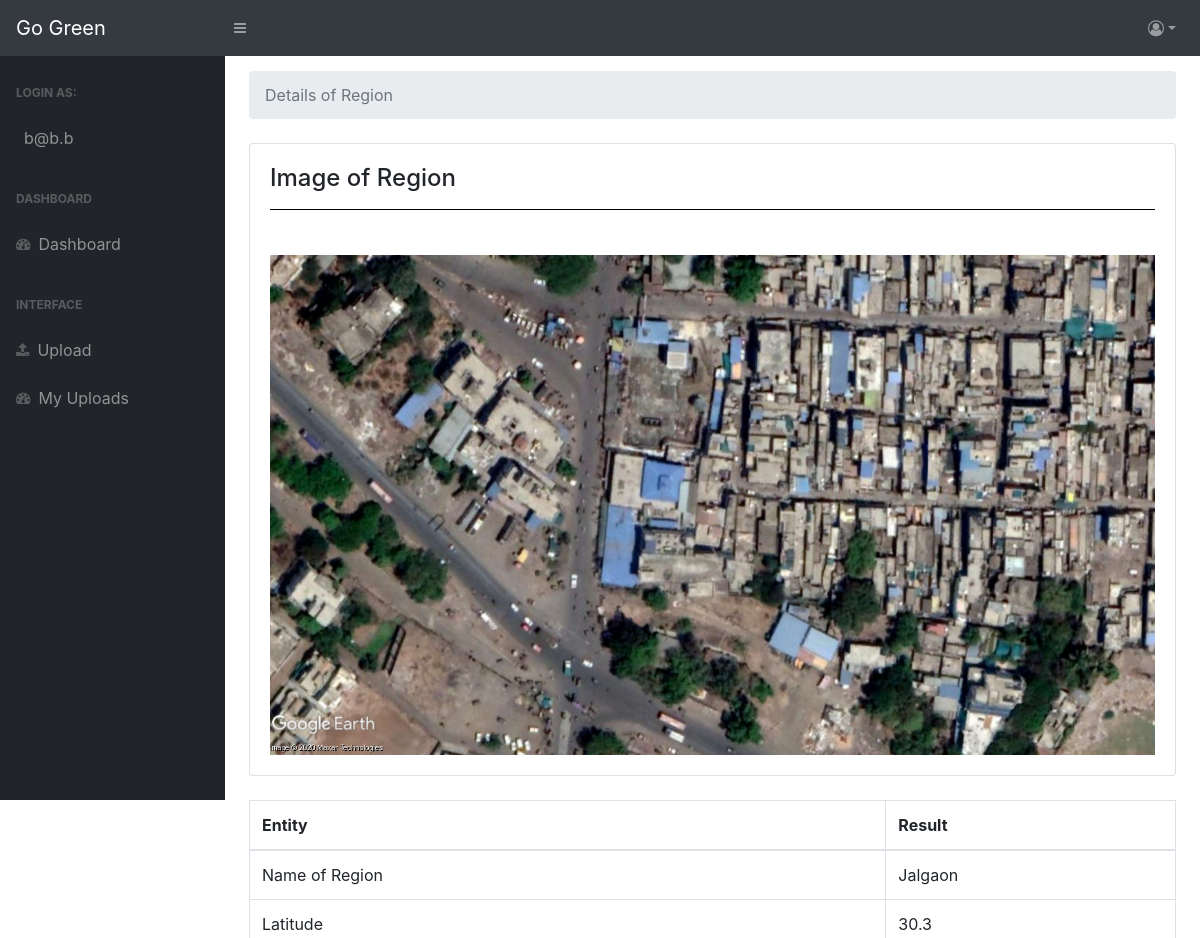
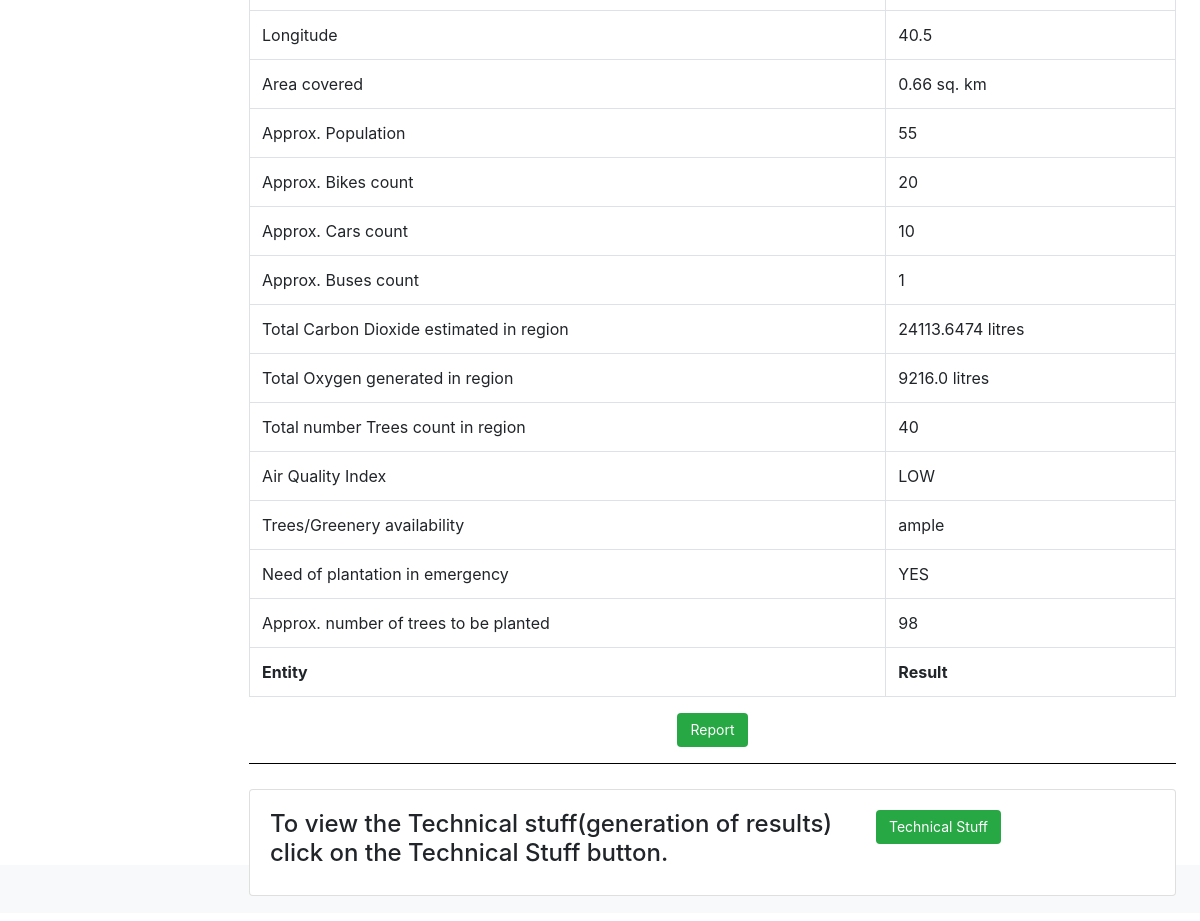
Page /details/2 (signed in) on the committed database (2 pictures, top to bottom).
### app.py (models this page shows)
class User(UserMixin,db.Model):
    id = db.Column(db.Integer,primary_key=True,autoincrement=True)
    username = db.Column(db.String(200), unique=True, nullable=False)
    email = db.Column(db.String(200), unique=True, nullable=False)
    password = db.Column(db.String(200))

class Imagee(db.Model):
    id = db.Column(db.Integer,primary_key=True,autoincrement=True)
    username = db.Column(db.String(200),nullable=False)
    email = db.Column(db.String(200),nullable=False)
    path = db.Column(db.String(200),nullable=False)
    place = db.Column(db.String(200),nullable=False)
    latitude = db.Column(db.String(200), nullable=False)
    longitude = db.Column(db.String(200), nullable=False)
    population = db.Column(db.String(200), nullable=False)
    bikes = db.Column(db.String(200), nullable=False)
    car = db.Column(db.String(200), nullable=False)
    bus = db.Column(db.String(200), nullable=False)
    mask = db.Column(db.String(200), nullable=False)
    counter = db.Column(db.String(200), nullable=False)
    carbon = db.Column(db.String(200), nullable=False)
    oxygen = db.Column(db.String(200), nullable=False)
    trees = db.Column(db.String(200), nullable=False)
    aqi = db.Column(db.String(200), nullable=False)
    greenery = db.Column(db.String(200), nullable=False)
    plantation = db.Column(db.String(200), nullable=False)
    planted = db.Column(db.String(200), nullable=False)

### app.py (the view)
@app.route('/details/<id>',methods=['GET'])
@login_required
def get_details(id):
    information = Imagee.query.filter_by(id=id).first()
    return render_template('details.html',information=information)

### app.py (called while the page is built)
@login_manager.user_loader
def get(id):
    return User.query.get(id)

### templates/details.html (shortened to what this page needs)
<!DOCTYPE html>
<html lang="en">
<head>
<link rel='stylesheet' href='https://cdnjs.cloudflare.com/ajax/libs/font-awesome/4.7.0/css/font-awesome.css'>
<link rel='stylesheet' href='https://cdnjs.cloudflare.com/ajax/libs/twitter-bootstrap/4.1.1/css/bootstrap.css'>
<link rel='stylesheet' href='https://cdn.datatables.net/1.10.19/css/dataTables.bootstrap4.min.css'>
<link rel='stylesheet' href='https://cdn.datatables.net/buttons/1.5.2/css/buttons.bootstrap4.min.css'>
<link href="http://127.0.0.1:5000/static/css/styles.css" rel="stylesheet" />
<link href="https://cdn.datatables.net/1.10.20/css/dataTables.bootstrap4.min.css" rel="stylesheet" />
</head>
<body class="sb-nav-fixed">
        <nav class="sb-topnav navbar navbar-expand navbar-dark bg-dark">
            <a class="navbar-brand" href="/home">Go Green</a><button class="btn btn-link btn-sm order-1 order-lg-0" id="sidebarToggle" href="#"><i class="fa fa-bars" aria-hidden="true"></i></button>
            <ul class="navbar-nav ml-auto ml-md-0">
                <li class="nav-item dropdown">
                    <a class="nav-link dropdown-toggle" id="userDropdown" href="#" role="button" data-toggle="dropdown" aria-haspopup="true" aria-expanded="false"><i class="fa fa-user-circle-o" aria-hidden="true"></i></a>
                </li>
            </ul>
        </nav>
        <div id="layoutSidenav">
            <div id="layoutSidenav_nav">
                <nav class="sb-sidenav accordion sb-sidenav-dark" id="sidenavAccordion">
                    <div class="sb-sidenav-menu">
                        <div class="nav">
                            <div class="sb-sidenav-menu-heading">Login as:</div>
                            <a class="nav-link"><div class="sb-nav-link-icon"></div>{{current_user.email}}</a>
                            <div class="sb-sidenav-menu-heading">Dashboard</div>
                            <a class="nav-link" href="/home"><div class="sb-nav-link-icon"><i class="fa fa-tachometer"></i></div>Dashboard</a>
                            <div class="sb-sidenav-menu-heading">Interface</div>
                                <a class="nav-link" href="/upload"><div class="sb-nav-link-icon"><i class="fa fa-upload" aria-hidden="true"></i></div>Upload</a>
                                <a class="nav-link" href="/myuploads"><div class="sb-nav-link-icon"><i class="fa fa-tachometer"></i></div>My Uploads</a>
                    </div>
                </nav>
            </div>
            <div id="layoutSidenav_content">
                <main>
                    <div class="container-fluid">
                        <div id="example">
                        <ol class="breadcrumb mb-4" style="margin-top: 15px;">
                            <li class="breadcrumb-item active">Details of Region</li>
                        </ol>
<div class="card mb-4">
    <div class="card-body"><h4>Image of Region</h4><hr style="background-color: black;margin-bottom: 5px;"></div>
    <div class="card-body">
        <div class="row">
            <div class="col-sm-12"><img src="http://127.0.0.1:5000/{{information.path}}" class="img-fluid" style="height: 500px;width: 1200px;"></div>
        </div>
    </div>
</div>
<table class="table table-bordered" style="width:100%">
<thead>
<tr>
<th>Entity</th>
<th>Result</th>
</tr>
</thead>
<tbody>
<tr>
<td>Name of Region</td>
<td>{{information.place}}</td>
</tr>
<tr>
<td>Latitude</td>
<td>{{information.latitude}}</td>
</tr>
<tr>
<td>Longitude</td>
<td>{{information.longitude}}</td>
</tr>
<tr>
<td>Area covered</td>
<td>0.66 sq. km</td>
</tr>
<tr>
<td>Approx. Population</td>
<td>{{information.population}}</td>
</tr>
<tr>
<td>Approx. Bikes count</td>
<td>{{information.bikes}}</td>
</tr>
<tr>
<td>Approx. Cars count</td>
<td>{{information.car}}</td>
</tr>
<tr>
<td>Approx. Buses count</td>
<td>{{information.bus}}</td>
</tr>
<tr>
<td>Total Carbon Dioxide estimated in region</td>
<td>{{information.carbon}} litres</td>
</tr>
<td>Total Oxygen generated in region</td>
<td>{{information.oxygen}} litres</td>
<td>Total number Trees count in region</td>
<td>{{information.trees}}</td>
<tr>
<td>Air Quality Index</td>
<td>{{information.aqi}}</td>
</tr>
<tr>
<td>Trees/Greenery availability</td>
<td>{{information.greenery}}</td>
</tr>
<tr>
<td>Need of plantation in emergency</td>
<td>{{information.plantation}}</td>
</tr>
<tr>
<td>Approx. number of trees to be planted</td>
<td>{{information.planted}}</td>
</tr>
</tbody>
<tfoot>
<tr>
<th>Entity</th>
<th>Result</th>
</tr>
</tfoot>
</table>
</div>
                        <div class="text-center">
<input type="button" class="btn btn-success" value="Report" onclick="printDiv()">
                        </div>
<hr style="background-color: black;">
<div class="card" style="margin-top :25px;margin-bottom: 25px;">
    <div class="card-body">
        <div class="row">
            <div class="col-sm-8"><h4>To view the Technical stuff(generation of results) click on the Technical Stuff button.</h4></div>
            <div class="col-sm-4"><a href="/techstuff/{{information.id}}" type="button" class="btn btn-success">Technical Stuff</a></div>
        </div>
    </div>
</div>
</div>
</div>
</div>
    </body>
</html>

### templates/details.html (style rules this page uses)
a { color: #337ab7; text-decoration: none; }
i { margin-bottom:4px; }
.btn { display: inline-block; font-size: 14px; font-weight: 400; line-height: 1.42857143; text-align: center; white-space: nowrap; vertical-align: middle; cursor: pointer; user-select: none; background-image: none; border: 1px solid transparent; border-radius: 4px; }

### rows in the picture
User: email "b@b.b"
Imagee: path (picture), place "Jalgaon", latitude "30.3", longitude "40.5", population "55", bikes "20", car "10", bus "1", carbon "24113.6474", oxygen "9216.0", trees "40", aqi "LOW", greenery "ample", plantation "YES", planted "98"
